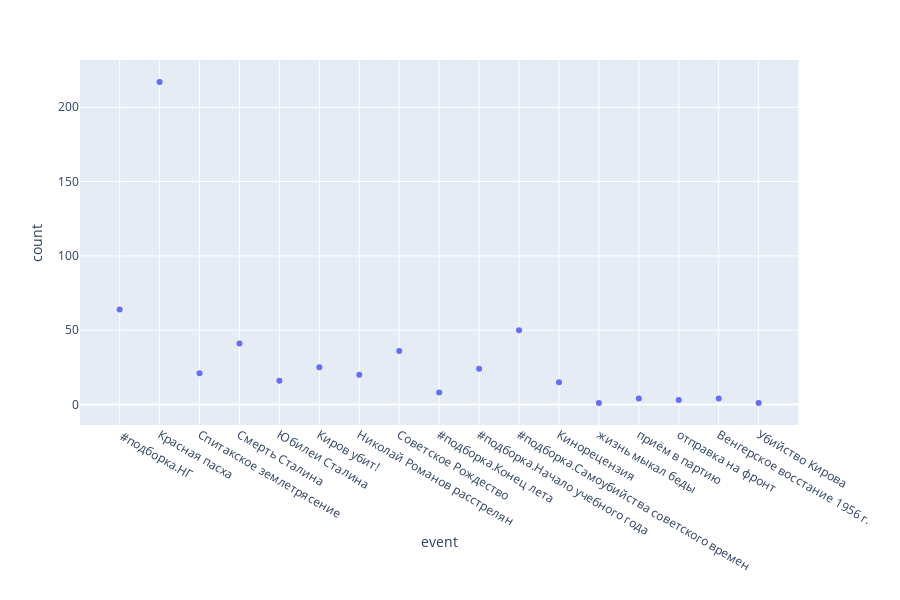

This figure's notebook cell:
### Code cell
import plotly.express as px
import pandas as pd
df = pd.DataFrame.from_dict(c, orient='index').reset_index()
df = df.rename(columns={'index':'event', 0:'count'})
fig = px.scatter(df, x="event", y='count')
fig.show()

### Figure 1 — Plotly figure (JSON) as saved in the notebook; plotly's stock layout.template omitted (floating-point values rounded to 4 significant figures)
{"data": [{"hoverlabel": {"namelength": 0}, "hovertemplate": "event=%{x}<br>count=%{y}", "legendgroup": "", "marker": {"color": "#636efa", "symbol": "circle"}, "mode": "markers", "name": "", "showlegend": false, "type": "scatter", "x": [" #подборка.НГ", "Красная пасха", "Спитакское землетрясение", "Смерть Сталина", "Юбилеи Сталина", "Киров убит!", "Николай Романов расстрелян", "Советское Рождество", "#подборка.Конец лета", "#подборка.Начало учебного года", "#подборка.Самоубийства советского времен", "Кинорецензия", "жизнь мыкал беды", "приём в партию", "отправка на фронт", "Венгерское восстание 1956 г.", "Убийство Кирова"], "xaxis": "x", "y": [64, 217, 21, 41, 16, 25, 20, 36, 8, 24, 50, 15, 1, 4, 3, 4, 1], "yaxis": "y"}], "layout": {"height": 600, "legend": {"tracegroupgap": 0}, "margin": {"t": 60}, "xaxis": {"anchor": "y", "domain": [0, 0.98], "title": {"text": "event"}}, "yaxis": {"anchor": "x", "domain": [0, 1], "title": {"text": "count"}}}}
